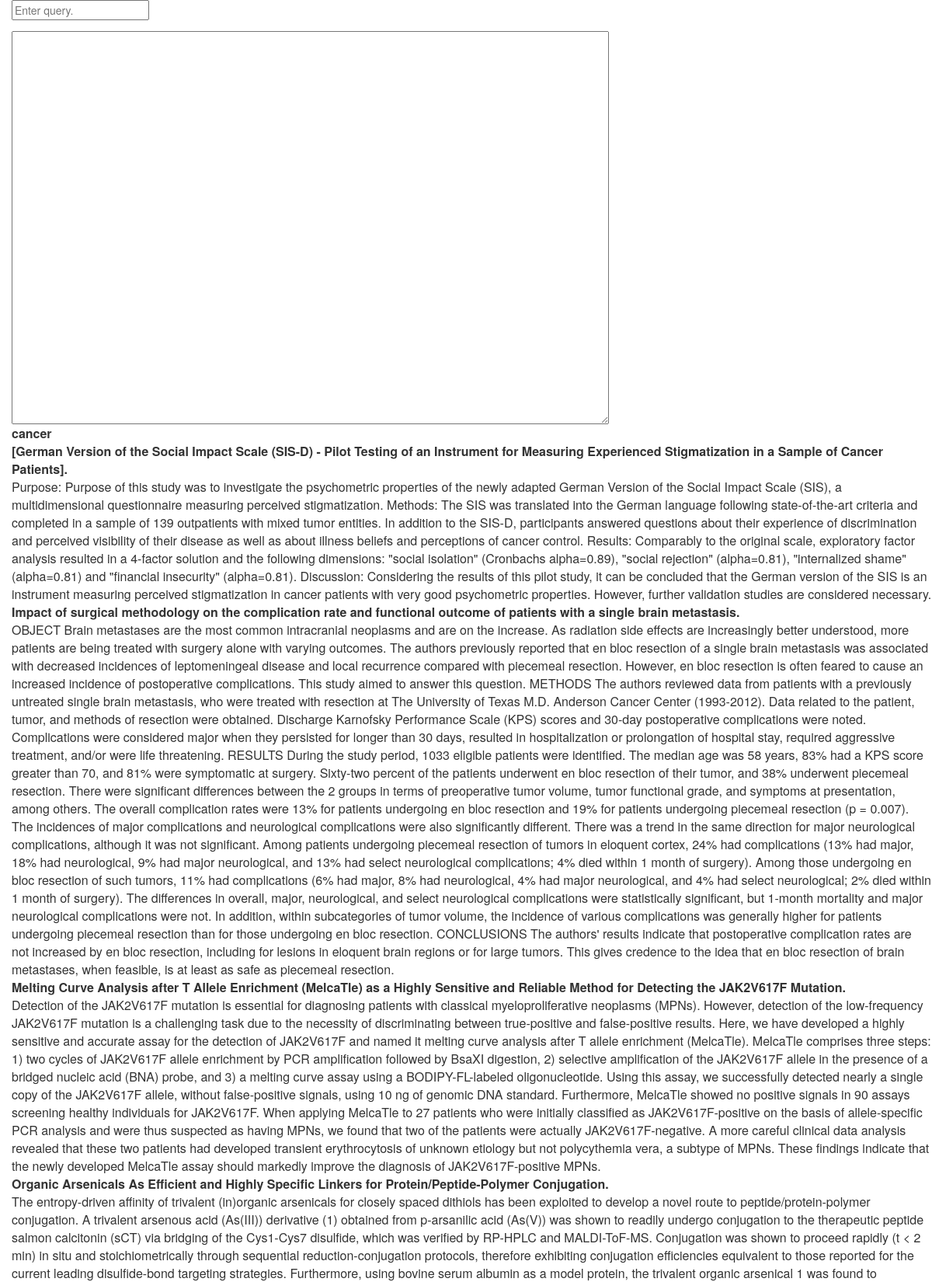
The page / (upper part) on the database its author committed.
### tool/models.py (models this page shows, shortened)
class Item(models.Model):
	query = models.TextField(default='')
	created_date = models.DateTimeField(default=timezone.now)
	def __str__(self):
		return self.query

class Paper(models.Model):
	query = models.TextField(default='')
	title = models.TextField()
	abstract = models.TextField()

### tool/views.py (the view, shortened to what this page needs)
# urls.py: url(r'^$', views.item_list),
def item_list(request):
	if Item.objects.count() > 0:
		last_query = Item.objects.latest('created_date')
		papers = Paper.objects.filter(query=last_query)
		return render(request, 'tool/item_list.html', {'papers':papers,'last_item':last_query})
	return render(request, 'tool/item_list.html', '')

### tool/templates/tool/item_list.html (shortened to what this page needs)
{% load staticfiles %}
<html>
	<head>
		<link rel="stylesheet" href="//maxcdn.bootstrapcdn.com/bootstrap/3.2.0/css/bootstrap.min.css">
		<link rel="stylesheet" href="//maxcdn.bootstrapcdn.com/bootstrap/3.2.0/css/bootstrap-theme.min.css">
		<link rel="stylesheet" href="{% static 'css/tool.css' %}">
	</head>
	<body>
		<div>
			<form method="POST">
				<input name="item_query" id="id_new_item" placeholder="Enter query."/>
			</form>
		</div>
		<div>
			<textarea rows="25" cols="100" type="text" id="note"></textarea>
		</div>
		<div>
			<table id="id_list_table">
				<tr><td><b>{{ last_item }}</b></tr></td>
				{% for paper in papers %}
				<tr><td><b>{{ paper.title }}</b></td></tr>
				<tr><td>{{ paper.abstract }}</td></tr>
				{% endfor %}
			</table>
		</div>
	</body>
</html>

### static/css/tool.css (style rules this page uses)
body { padding-left: 15px; }

### rows shown on the page
Item: query "cancer"
Paper: title "[German Version of the Social Impact Scale (SIS-D) - Pilot Testing of an Instrument for Measuring Experienced Stigmatization in a Sample of Cancer Patients].", abstract "Purpose: Purpose of this study was to investigate the psychometric properties of the newly adapted German Version of the Social Impact Scale (SIS), a multidimensional questionnaire measuring perceived stigmatization. Methods: The SIS was translated into the German language following state-of-the-art criteria and completed in a sample of 139 outpatients with mixed tumor entities. In addition to the SIS-D, participants answered questions about their experience of discrimination and perceived visibility of their disease as well as about illness beliefs and perceptions of cancer control. Results: Comparably to the original scale, exploratory factor analysis resulted in a 4-factor solution and…"
Paper: title "Impact of surgical methodology on the complication rate and functional outcome of patients with a single brain metastasis.", abstract "OBJECT Brain metastases are the most common intracranial neoplasms and are on the increase. As radiation side effects are increasingly better understood, more patients are being treated with surgery alone with varying outcomes. The authors previously reported that en bloc resection of a single brain metastasis was associated with decreased incidences of leptomeningeal disease and local recurrence compared with piecemeal resection. However, en bloc resection is often feared to cause an increased incidence of postoperative complications. This study aimed to answer this question. METHODS The authors reviewed data from patients with a previously untreated single brain metastasis, who were…"
Paper: title "Melting Curve Analysis after T Allele Enrichment (MelcaTle) as a Highly Sensitive and Reliable Method for Detecting the JAK2V617F Mutation.", abstract "Detection of the JAK2V617F mutation is essential for diagnosing patients with classical myeloproliferative neoplasms (MPNs). However, detection of the low-frequency JAK2V617F mutation is a challenging task due to the necessity of discriminating between true-positive and false-positive results. Here, we have developed a highly sensitive and accurate assay for the detection of JAK2V617F and named it melting curve analysis after T allele enrichment (MelcaTle). MelcaTle comprises three steps: 1) two cycles of JAK2V617F allele enrichment by PCR amplification followed by BsaXI digestion, 2) selective amplification of the JAK2V617F allele in the presence of a bridged nucleic acid (BNA) probe, and…"
Paper: title "Organic Arsenicals As Efficient and Highly Specific Linkers for Protein/Peptide-Polymer Conjugation."
